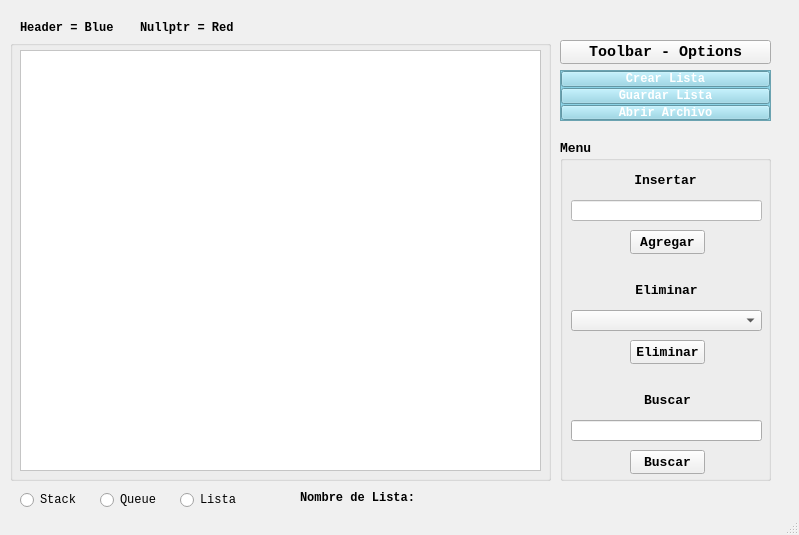
<?xml version="1.0" encoding="UTF-8"?>
<ui version="4.0">
 <class>MainWindowClass</class>
 <widget class="QMainWindow" name="MainWindowClass">
  <property name="geometry">
   <rect>
    <x>0</x>
    <y>0</y>
    <width>799</width>
    <height>535</height>
   </rect>
  </property>
  <property name="palette">
   <palette>
    <active>
     <colorrole role="WindowText">
      <brush brushstyle="SolidPattern">
       <color alpha="255">
        <red>0</red>
        <green>0</green>
        <blue>0</blue>
       </color>
      </brush>
     </colorrole>
     <colorrole role="Button">
      <brush brushstyle="SolidPattern">
       <color alpha="255">
        <red>236</red>
        <green>250</green>
        <blue>250</blue>
       </color>
      </brush>
     </colorrole>
     <colorrole role="Light">
      <brush brushstyle="SolidPattern">
       <color alpha="255">
        <red>175</red>
        <green>175</green>
        <blue>175</blue>
       </color>
      </brush>
     </colorrole>
     <colorrole role="Midlight">
      <brush brushstyle="SolidPattern">
       <color alpha="255">
        <red>245</red>
        <green>252</green>
        <blue>252</blue>
       </color>
      </brush>
     </colorrole>
     <colorrole role="Dark">
      <brush brushstyle="SolidPattern">
       <color alpha="255">
        <red>118</red>
        <green>125</green>
        <blue>125</blue>
       </color>
      </brush>
     </colorrole>
     <colorrole role="Mid">
      <brush brushstyle="SolidPattern">
       <color alpha="255">
        <red>157</red>
        <green>167</green>
        <blue>167</blue>
       </color>
      </brush>
     </colorrole>
     <colorrole role="Text">
      <brush brushstyle="SolidPattern">
       <color alpha="255">
        <red>0</red>
        <green>0</green>
        <blue>0</blue>
       </color>
      </brush>
     </colorrole>
     <colorrole role="BrightText">
      <brush brushstyle="SolidPattern">
       <color alpha="255">
        <red>255</red>
        <green>255</green>
        <blue>255</blue>
       </color>
      </brush>
     </colorrole>
     <colorrole role="ButtonText">
      <brush brushstyle="SolidPattern">
       <color alpha="255">
        <red>0</red>
        <green>0</green>
        <blue>0</blue>
       </color>
      </brush>
     </colorrole>
     <colorrole role="Base">
      <brush brushstyle="SolidPattern">
       <color alpha="255">
        <red>165</red>
        <green>221</green>
        <blue>227</blue>
       </color>
      </brush>
     </colorrole>
     <colorrole role="Window">
      <brush brushstyle="SolidPattern">
       <color alpha="255">
        <red>197</red>
        <green>255</green>
        <blue>255</blue>
       </color>
      </brush>
     </colorrole>
     <colorrole role="Shadow">
      <brush brushstyle="SolidPattern">
       <color alpha="255">
        <red>0</red>
        <green>0</green>
        <blue>0</blue>
       </color>
      </brush>
     </colorrole>
     <colorrole role="AlternateBase">
      <brush brushstyle="SolidPattern">
       <color alpha="255">
        <red>245</red>
        <green>252</green>
        <blue>252</blue>
       </color>
      </brush>
     </colorrole>
     <colorrole role="ToolTipBase">
      <brush brushstyle="SolidPattern">
       <color alpha="255">
        <red>255</red>
        <green>255</green>
        <blue>220</blue>
       </color>
      </brush>
     </colorrole>
     <colorrole role="ToolTipText">
      <brush brushstyle="SolidPattern">
       <color alpha="255">
        <red>0</red>
        <green>0</green>
        <blue>0</blue>
       </color>
      </brush>
     </colorrole>
     <colorrole role="PlaceholderText">
      <brush brushstyle="SolidPattern">
       <color alpha="127">
        <red>0</red>
        <green>0</green>
        <blue>0</blue>
       </color>
      </brush>
     </colorrole>
    </active>
    <inactive>
     <colorrole role="WindowText">
      <brush brushstyle="SolidPattern">
       <color alpha="255">
        <red>0</red>
        <green>0</green>
        <blue>0</blue>
       </color>
      </brush>
     </colorrole>
     <colorrole role="Button">
      <brush brushstyle="SolidPattern">
       <color alpha="255">
        <red>240</red>
        <green>240</green>
        <blue>240</blue>
       </color>
      </brush>
     </colorrole>
     <colorrole role="Light">
      <brush brushstyle="SolidPattern">
       <color alpha="255">
        <red>255</red>
        <green>255</green>
        <blue>255</blue>
       </color>
      </brush>
     </colorrole>
     <colorrole role="Midlight">
      <brush brushstyle="SolidPattern">
       <color alpha="255">
        <red>227</red>
        <green>227</green>
        <blue>227</blue>
       </color>
      </brush>
     </colorrole>
     <colorrole role="Dark">
      <brush brushstyle="SolidPattern">
       <color alpha="255">
        <red>160</red>
        <green>160</green>
        <blue>160</blue>
       </color>
      </brush>
     </colorrole>
     <colorrole role="Mid">
      <brush brushstyle="SolidPattern">
       <color alpha="255">
        <red>160</red>
        <green>160</green>
        <blue>160</blue>
       </color>
      </brush>
     </colorrole>
     <colorrole role="Text">
      <brush brushstyle="SolidPattern">
       <color alpha="255">
        <red>0</red>
        <green>0</green>
        <blue>0</blue>
       </color>
      </brush>
     </colorrole>
     <colorrole role="BrightText">
      <brush brushstyle="SolidPattern">
       <color alpha="255">
        <red>255</red>
        <green>255</green>
        <blue>255</blue>
       </color>
      </brush>
     </colorrole>
     <colorrole role="ButtonText">
      <brush brushstyle="SolidPattern">
       <color alpha="255">
        <red>0</red>
        <green>0</green>
        <blue>0</blue>
       </color>
      </brush>
     </colorrole>
     <colorrole role="Base">
      <brush brushstyle="SolidPattern">
       <color alpha="255">
        <red>255</red>
        <green>255</green>
        <blue>255</blue>
       </color>
      </brush>
     </colorrole>
     <colorrole role="Window">
      <brush brushstyle="SolidPattern">
       <color alpha="255">
        <red>240</red>
        <green>240</green>
        <blue>240</blue>
       </color>
      </brush>
     </colorrole>
     <colorrole role="Shadow">
      <brush brushstyle="SolidPattern">
       <color alpha="255">
        <red>105</red>
        <green>105</green>
        <blue>105</blue>
       </color>
      </brush>
     </colorrole>
     <colorrole role="AlternateBase">
      <brush brushstyle="SolidPattern">
       <color alpha="255">
        <red>245</red>
        <green>245</green>
        <blue>245</blue>
       </color>
      </brush>
     </colorrole>
     <colorrole role="ToolTipBase">
      <brush brushstyle="SolidPattern">
       <color alpha="255">
        <red>255</red>
        <green>255</green>
        <blue>220</blue>
       </color>
      </brush>
     </colorrole>
     <colorrole role="ToolTipText">
      <brush brushstyle="SolidPattern">
       <color alpha="255">
        <red>0</red>
        <green>0</green>
        <blue>0</blue>
       </color>
      </brush>
     </colorrole>
     <colorrole role="PlaceholderText">
      <brush brushstyle="SolidPattern">
       <color alpha="128">
        <red>0</red>
        <green>0</green>
        <blue>0</blue>
       </color>
      </brush>
     </colorrole>
    </inactive>
    <disabled>
     <colorrole role="WindowText">
      <brush brushstyle="SolidPattern">
       <color alpha="255">
        <red>118</red>
        <green>125</green>
        <blue>125</blue>
       </color>
      </brush>
     </colorrole>
     <colorrole role="Button">
      <brush brushstyle="SolidPattern">
       <color alpha="255">
        <red>236</red>
        <green>250</green>
        <blue>250</blue>
       </color>
      </brush>
     </colorrole>
     <colorrole role="Light">
      <brush brushstyle="SolidPattern">
       <color alpha="255">
        <red>175</red>
        <green>175</green>
        <blue>175</blue>
       </color>
      </brush>
     </colorrole>
     <colorrole role="Midlight">
      <brush brushstyle="SolidPattern">
       <color alpha="255">
        <red>245</red>
        <green>252</green>
        <blue>252</blue>
       </color>
      </brush>
     </colorrole>
     <colorrole role="Dark">
      <brush brushstyle="SolidPattern">
       <color alpha="255">
        <red>118</red>
        <green>125</green>
        <blue>125</blue>
       </color>
      </brush>
     </colorrole>
     <colorrole role="Mid">
      <brush brushstyle="SolidPattern">
       <color alpha="255">
        <red>157</red>
        <green>167</green>
        <blue>167</blue>
       </color>
      </brush>
     </colorrole>
     <colorrole role="Text">
      <brush brushstyle="SolidPattern">
       <color alpha="255">
        <red>118</red>
        <green>125</green>
        <blue>125</blue>
       </color>
      </brush>
     </colorrole>
     <colorrole role="BrightText">
      <brush brushstyle="SolidPattern">
       <color alpha="255">
        <red>255</red>
        <green>255</green>
        <blue>255</blue>
       </color>
      </brush>
     </colorrole>
     <colorrole role="ButtonText">
      <brush brushstyle="SolidPattern">
       <color alpha="255">
        <red>118</red>
        <green>125</green>
        <blue>125</blue>
       </color>
      </brush>
     </colorrole>
     <colorrole role="Base">
      <brush brushstyle="SolidPattern">
       <color alpha="255">
        <red>197</red>
        <green>255</green>
        <blue>255</blue>
       </color>
      </brush>
     </colorrole>
     <colorrole role="Window">
      <brush brushstyle="SolidPattern">
       <color alpha="255">
        <red>197</red>
        <green>255</green>
        <blue>255</blue>
       </color>
      </brush>
     </colorrole>
     <colorrole role="Shadow">
      <brush brushstyle="SolidPattern">
       <color alpha="255">
        <red>0</red>
        <green>0</green>
        <blue>0</blue>
       </color>
      </brush>
     </colorrole>
     <colorrole role="AlternateBase">
      <brush brushstyle="SolidPattern">
       <color alpha="255">
        <red>245</red>
        <green>245</green>
        <blue>245</blue>
       </color>
      </brush>
     </colorrole>
     <colorrole role="ToolTipBase">
      <brush brushstyle="SolidPattern">
       <color alpha="255">
        <red>255</red>
        <green>255</green>
        <blue>220</blue>
       </color>
      </brush>
     </colorrole>
     <colorrole role="ToolTipText">
      <brush brushstyle="SolidPattern">
       <color alpha="255">
        <red>0</red>
        <green>0</green>
        <blue>0</blue>
       </color>
      </brush>
     </colorrole>
     <colorrole role="PlaceholderText">
      <brush brushstyle="SolidPattern">
       <color alpha="128">
        <red>0</red>
        <green>0</green>
        <blue>0</blue>
       </color>
      </brush>
     </colorrole>
    </disabled>
   </palette>
  </property>
  <property name="font">
   <font>
    <family>Courier New</family>
   </font>
  </property>
  <property name="windowTitle">
   <string>Listas Enlazadas</string>
  </property>
  <property name="autoFillBackground">
   <bool>false</bool>
  </property>
  <property name="styleSheet">
   <string notr="true"/>
  </property>
  <widget class="QWidget" name="centralWidget">
   <widget class="QPushButton" name="butt_toolbar">
    <property name="geometry">
     <rect>
      <x>560</x>
      <y>40</y>
      <width>211</width>
      <height>24</height>
     </rect>
    </property>
    <property name="font">
     <font>
      <family>Courier New</family>
      <pointsize>11</pointsize>
      <italic>false</italic>
      <bold>true</bold>
     </font>
    </property>
    <property name="cursor">
     <cursorShape>PointingHandCursor</cursorShape>
    </property>
    <property name="styleSheet">
     <string notr="true"/>
    </property>
    <property name="text">
     <string>Toolbar - Options</string>
    </property>
   </widget>
   <widget class="QGroupBox" name="groupBox_menu">
    <property name="geometry">
     <rect>
      <x>560</x>
      <y>140</y>
      <width>211</width>
      <height>341</height>
     </rect>
    </property>
    <property name="palette">
     <palette>
      <active>
       <colorrole role="WindowText">
        <brush brushstyle="SolidPattern">
         <color alpha="255">
          <red>0</red>
          <green>0</green>
          <blue>0</blue>
         </color>
        </brush>
       </colorrole>
       <colorrole role="Button">
        <brush brushstyle="SolidPattern">
         <color alpha="255">
          <red>189</red>
          <green>189</green>
          <blue>189</blue>
         </color>
        </brush>
       </colorrole>
       <colorrole role="Light">
        <brush brushstyle="SolidPattern">
         <color alpha="255">
          <red>255</red>
          <green>255</green>
          <blue>255</blue>
         </color>
        </brush>
       </colorrole>
       <colorrole role="Midlight">
        <brush brushstyle="SolidPattern">
         <color alpha="255">
          <red>222</red>
          <green>222</green>
          <blue>222</blue>
         </color>
        </brush>
       </colorrole>
       <colorrole role="Dark">
        <brush brushstyle="SolidPattern">
         <color alpha="255">
          <red>94</red>
          <green>94</green>
          <blue>94</blue>
         </color>
        </brush>
       </colorrole>
       <colorrole role="Mid">
        <brush brushstyle="SolidPattern">
         <color alpha="255">
          <red>126</red>
          <green>126</green>
          <blue>126</blue>
         </color>
        </brush>
       </colorrole>
       <colorrole role="Text">
        <brush brushstyle="SolidPattern">
         <color alpha="255">
          <red>0</red>
          <green>0</green>
          <blue>0</blue>
         </color>
        </brush>
       </colorrole>
       <colorrole role="BrightText">
        <brush brushstyle="SolidPattern">
         <color alpha="255">
          <red>255</red>
          <green>255</green>
          <blue>255</blue>
         </color>
        </brush>
       </colorrole>
       <colorrole role="ButtonText">
        <brush brushstyle="SolidPattern">
         <color alpha="255">
          <red>0</red>
          <green>0</green>
          <blue>0</blue>
         </color>
        </brush>
       </colorrole>
       <colorrole role="Base">
        <brush brushstyle="SolidPattern">
         <color alpha="255">
          <red>255</red>
          <green>255</green>
          <blue>255</blue>
         </color>
        </brush>
       </colorrole>
       <colorrole role="Window">
        <brush brushstyle="SolidPattern">
         <color alpha="255">
          <red>189</red>
          <green>189</green>
          <blue>189</blue>
         </color>
        </brush>
       </colorrole>
       <colorrole role="Shadow">
        <brush brushstyle="SolidPattern">
         <color alpha="255">
          <red>0</red>
          <green>0</green>
          <blue>0</blue>
         </color>
        </brush>
       </colorrole>
       <colorrole role="AlternateBase">
        <brush brushstyle="SolidPattern">
         <color alpha="255">
          <red>222</red>
          <green>222</green>
          <blue>222</blue>
         </color>
        </brush>
       </colorrole>
       <colorrole role="ToolTipBase">
        <brush brushstyle="SolidPattern">
         <color alpha="255">
          <red>255</red>
          <green>255</green>
          <blue>220</blue>
         </color>
        </brush>
       </colorrole>
       <colorrole role="ToolTipText">
        <brush brushstyle="SolidPattern">
         <color alpha="255">
          <red>0</red>
          <green>0</green>
          <blue>0</blue>
         </color>
        </brush>
       </colorrole>
       <colorrole role="PlaceholderText">
        <brush brushstyle="SolidPattern">
         <color alpha="127">
          <red>0</red>
          <green>0</green>
          <blue>0</blue>
         </color>
        </brush>
       </colorrole>
      </active>
      <inactive>
       <colorrole role="WindowText">
        <brush brushstyle="SolidPattern">
         <color alpha="255">
          <red>0</red>
          <green>0</green>
          <blue>0</blue>
         </color>
        </brush>
       </colorrole>
       <colorrole role="Button">
        <brush brushstyle="SolidPattern">
         <color alpha="255">
          <red>240</red>
          <green>240</green>
          <blue>240</blue>
         </color>
        </brush>
       </colorrole>
       <colorrole role="Light">
        <brush brushstyle="SolidPattern">
         <color alpha="255">
          <red>255</red>
          <green>255</green>
          <blue>255</blue>
         </color>
        </brush>
       </colorrole>
       <colorrole role="Midlight">
        <brush brushstyle="SolidPattern">
         <color alpha="255">
          <red>227</red>
          <green>227</green>
          <blue>227</blue>
         </color>
        </brush>
       </colorrole>
       <colorrole role="Dark">
        <brush brushstyle="SolidPattern">
         <color alpha="255">
          <red>160</red>
          <green>160</green>
          <blue>160</blue>
         </color>
        </brush>
       </colorrole>
       <colorrole role="Mid">
        <brush brushstyle="SolidPattern">
         <color alpha="255">
          <red>160</red>
          <green>160</green>
          <blue>160</blue>
         </color>
        </brush>
       </colorrole>
       <colorrole role="Text">
        <brush brushstyle="SolidPattern">
         <color alpha="255">
          <red>0</red>
          <green>0</green>
          <blue>0</blue>
         </color>
        </brush>
       </colorrole>
       <colorrole role="BrightText">
        <brush brushstyle="SolidPattern">
         <color alpha="255">
          <red>255</red>
          <green>255</green>
          <blue>255</blue>
         </color>
        </brush>
       </colorrole>
       <colorrole role="ButtonText">
        <brush brushstyle="SolidPattern">
         <color alpha="255">
          <red>0</red>
          <green>0</green>
          <blue>0</blue>
         </color>
        </brush>
       </colorrole>
       <colorrole role="Base">
        <brush brushstyle="SolidPattern">
         <color alpha="255">
          <red>255</red>
          <green>255</green>
          <blue>255</blue>
         </color>
        </brush>
       </colorrole>
       <colorrole role="Window">
        <brush brushstyle="SolidPattern">
         <color alpha="255">
          <red>240</red>
          <green>240</green>
          <blue>240</blue>
         </color>
        </brush>
       </colorrole>
       <colorrole role="Shadow">
        <brush brushstyle="SolidPattern">
         <color alpha="255">
          <red>105</red>
          <green>105</green>
          <blue>105</blue>
         </color>
        </brush>
       </colorrole>
       <colorrole role="AlternateBase">
        <brush brushstyle="SolidPattern">
         <color alpha="255">
          <red>245</red>
          <green>245</green>
          <blue>245</blue>
         </color>
        </brush>
       </colorrole>
       <colorrole role="ToolTipBase">
        <brush brushstyle="SolidPattern">
         <color alpha="255">
          <red>255</red>
          <green>255</green>
          <blue>220</blue>
         </color>
        </brush>
       </colorrole>
       <colorrole role="ToolTipText">
        <brush brushstyle="SolidPattern">
         <color alpha="255">
          <red>0</red>
          <green>0</green>
          <blue>0</blue>
         </color>
        </brush>
       </colorrole>
       <colorrole role="PlaceholderText">
        <brush brushstyle="SolidPattern">
         <color alpha="128">
          <red>0</red>
          <green>0</green>
          <blue>0</blue>
         </color>
        </brush>
       </colorrole>
      </inactive>
      <disabled>
       <colorrole role="WindowText">
        <brush brushstyle="SolidPattern">
         <color alpha="255">
          <red>94</red>
          <green>94</green>
          <blue>94</blue>
         </color>
        </brush>
       </colorrole>
       <colorrole role="Button">
        <brush brushstyle="SolidPattern">
         <color alpha="255">
          <red>189</red>
          <green>189</green>
          <blue>189</blue>
         </color>
        </brush>
       </colorrole>
       <colorrole role="Light">
        <brush brushstyle="SolidPattern">
         <color alpha="255">
          <red>255</red>
          <green>255</green>
          <blue>255</blue>
         </color>
        </brush>
       </colorrole>
       <colorrole role="Midlight">
        <brush brushstyle="SolidPattern">
         <color alpha="255">
          <red>222</red>
          <green>222</green>
          <blue>222</blue>
         </color>
        </brush>
       </colorrole>
       <colorrole role="Dark">
        <brush brushstyle="SolidPattern">
         <color alpha="255">
          <red>94</red>
          <green>94</green>
          <blue>94</blue>
         </color>
        </brush>
       </colorrole>
       <colorrole role="Mid">
        <brush brushstyle="SolidPattern">
         <color alpha="255">
          <red>126</red>
          <green>126</green>
          <blue>126</blue>
         </color>
        </brush>
       </colorrole>
       <colorrole role="Text">
        <brush brushstyle="SolidPattern">
         <color alpha="255">
          <red>94</red>
          <green>94</green>
          <blue>94</blue>
         </color>
        </brush>
       </colorrole>
       <colorrole role="BrightText">
        <brush brushstyle="SolidPattern">
         <color alpha="255">
          <red>255</red>
          <green>255</green>
          <blue>255</blue>
         </color>
        </brush>
       </colorrole>
       <colorrole role="ButtonText">
        <brush brushstyle="SolidPattern">
         <color alpha="255">
          <red>94</red>
          <green>94</green>
          <blue>94</blue>
         </color>
        </brush>
       </colorrole>
       <colorrole role="Base">
        <brush brushstyle="SolidPattern">
         <color alpha="255">
          <red>189</red>
          <green>189</green>
          <blue>189</blue>
         </color>
        </brush>
       </colorrole>
       <colorrole role="Window">
        <brush brushstyle="SolidPattern">
         <color alpha="255">
          <red>189</red>
          <green>189</green>
          <blue>189</blue>
         </color>
        </brush>
       </colorrole>
       <colorrole role="Shadow">
        <brush brushstyle="SolidPattern">
         <color alpha="255">
          <red>0</red>
          <green>0</green>
          <blue>0</blue>
         </color>
        </brush>
       </colorrole>
       <colorrole role="AlternateBase">
        <brush brushstyle="SolidPattern">
         <color alpha="255">
          <red>245</red>
          <green>245</green>
          <blue>245</blue>
         </color>
        </brush>
       </colorrole>
       <colorrole role="ToolTipBase">
        <brush brushstyle="SolidPattern">
         <color alpha="255">
          <red>255</red>
          <green>255</green>
          <blue>220</blue>
         </color>
        </brush>
       </colorrole>
       <colorrole role="ToolTipText">
        <brush brushstyle="SolidPattern">
         <color alpha="255">
          <red>0</red>
          <green>0</green>
          <blue>0</blue>
         </color>
        </brush>
       </colorrole>
       <colorrole role="PlaceholderText">
        <brush brushstyle="SolidPattern">
         <color alpha="128">
          <red>0</red>
          <green>0</green>
          <blue>0</blue>
         </color>
        </brush>
       </colorrole>
      </disabled>
     </palette>
    </property>
    <property name="font">
     <font>
      <family>Courier New</family>
      <pointsize>10</pointsize>
      <bold>true</bold>
     </font>
    </property>
    <property name="styleSheet">
     <string notr="true"/>
    </property>
    <property name="title">
     <string>Menu</string>
    </property>
    <widget class="QLineEdit" name="txt_buscar">
     <property name="geometry">
      <rect>
       <x>11</x>
       <y>280</y>
       <width>191</width>
       <height>21</height>
      </rect>
     </property>
     <property name="styleSheet">
      <string notr="true"/>
     </property>
    </widget>
    <widget class="QLabel" name="label_buscar">
     <property name="geometry">
      <rect>
       <x>17</x>
       <y>250</y>
       <width>181</width>
       <height>20</height>
      </rect>
     </property>
     <property name="sizePolicy">
      <sizepolicy hsizetype="Minimum" vsizetype="Preferred">
       <horstretch>0</horstretch>
       <verstretch>0</verstretch>
      </sizepolicy>
     </property>
     <property name="styleSheet">
      <string notr="true"/>
     </property>
     <property name="text">
      <string>Buscar</string>
     </property>
     <property name="alignment">
      <set>Qt::AlignCenter</set>
     </property>
    </widget>
    <widget class="QPushButton" name="butt_buscar">
     <property name="geometry">
      <rect>
       <x>70</x>
       <y>310</y>
       <width>75</width>
       <height>24</height>
      </rect>
     </property>
     <property name="sizePolicy">
      <sizepolicy hsizetype="Minimum" vsizetype="Fixed">
       <horstretch>0</horstretch>
       <verstretch>0</verstretch>
      </sizepolicy>
     </property>
     <property name="cursor">
      <cursorShape>PointingHandCursor</cursorShape>
     </property>
     <property name="styleSheet">
      <string notr="true"/>
     </property>
     <property name="text">
      <string>Buscar</string>
     </property>
    </widget>
    <widget class="QComboBox" name="combo_eliminar">
     <property name="geometry">
      <rect>
       <x>11</x>
       <y>170</y>
       <width>191</width>
       <height>21</height>
      </rect>
     </property>
     <property name="cursor">
      <cursorShape>PointingHandCursor</cursorShape>
     </property>
     <property name="styleSheet">
      <string notr="true"/>
     </property>
    </widget>
    <widget class="QLabel" name="label_eliminar">
     <property name="geometry">
      <rect>
       <x>11</x>
       <y>140</y>
       <width>191</width>
       <height>20</height>
      </rect>
     </property>
     <property name="sizePolicy">
      <sizepolicy hsizetype="Minimum" vsizetype="Preferred">
       <horstretch>0</horstretch>
       <verstretch>0</verstretch>
      </sizepolicy>
     </property>
     <property name="styleSheet">
      <string notr="true"/>
     </property>
     <property name="text">
      <string>Eliminar</string>
     </property>
     <property name="alignment">
      <set>Qt::AlignCenter</set>
     </property>
    </widget>
    <widget class="QPushButton" name="butt_eliminar">
     <property name="geometry">
      <rect>
       <x>70</x>
       <y>200</y>
       <width>75</width>
       <height>24</height>
      </rect>
     </property>
     <property name="sizePolicy">
      <sizepolicy hsizetype="Minimum" vsizetype="Fixed">
       <horstretch>0</horstretch>
       <verstretch>0</verstretch>
      </sizepolicy>
     </property>
     <property name="cursor">
      <cursorShape>PointingHandCursor</cursorShape>
     </property>
     <property name="styleSheet">
      <string notr="true"/>
     </property>
     <property name="text">
      <string>Eliminar</string>
     </property>
    </widget>
    <widget class="QLabel" name="label_insertar">
     <property name="geometry">
      <rect>
       <x>10</x>
       <y>30</y>
       <width>191</width>
       <height>20</height>
      </rect>
     </property>
     <property name="sizePolicy">
      <sizepolicy hsizetype="Minimum" vsizetype="Preferred">
       <horstretch>0</horstretch>
       <verstretch>0</verstretch>
      </sizepolicy>
     </property>
     <property name="styleSheet">
      <string notr="true"/>
     </property>
     <property name="text">
      <string>Insertar</string>
     </property>
     <property name="alignment">
      <set>Qt::AlignCenter</set>
     </property>
    </widget>
    <widget class="QLineEdit" name="txt_insertar">
     <property name="geometry">
      <rect>
       <x>11</x>
       <y>60</y>
       <width>191</width>
       <height>21</height>
      </rect>
     </property>
     <property name="sizePolicy">
      <sizepolicy hsizetype="Expanding" vsizetype="Fixed">
       <horstretch>0</horstretch>
       <verstretch>0</verstretch>
      </sizepolicy>
     </property>
     <property name="styleSheet">
      <string notr="true">background-color: rgb(255, 255, 255);</string>
     </property>
    </widget>
    <widget class="QPushButton" name="butt_agregar">
     <property name="enabled">
      <bool>true</bool>
     </property>
     <property name="geometry">
      <rect>
       <x>70</x>
       <y>90</y>
       <width>75</width>
       <height>24</height>
      </rect>
     </property>
     <property name="sizePolicy">
      <sizepolicy hsizetype="Minimum" vsizetype="Fixed">
       <horstretch>0</horstretch>
       <verstretch>0</verstretch>
      </sizepolicy>
     </property>
     <property name="baseSize">
      <size>
       <width>0</width>
       <height>0</height>
      </size>
     </property>
     <property name="cursor">
      <cursorShape>PointingHandCursor</cursorShape>
     </property>
     <property name="layoutDirection">
      <enum>Qt::LeftToRight</enum>
     </property>
     <property name="styleSheet">
      <string notr="true"/>
     </property>
     <property name="text">
      <string>Agregar</string>
     </property>
    </widget>
   </widget>
   <widget class="QFrame" name="frame_opciones">
    <property name="enabled">
     <bool>true</bool>
    </property>
    <property name="geometry">
     <rect>
      <x>560</x>
      <y>70</y>
      <width>211</width>
      <height>51</height>
     </rect>
    </property>
    <property name="styleSheet">
     <string notr="true">background-color: rgb(211, 211, 211);
background-color: rgb(139, 211, 230);</string>
    </property>
    <property name="frameShape">
     <enum>QFrame::StyledPanel</enum>
    </property>
    <property name="frameShadow">
     <enum>QFrame::Raised</enum>
    </property>
    <layout class="QVBoxLayout" name="verticalLayout">
     <property name="spacing">
      <number>1</number>
     </property>
     <property name="leftMargin">
      <number>0</number>
     </property>
     <property name="topMargin">
      <number>0</number>
     </property>
     <property name="rightMargin">
      <number>0</number>
     </property>
     <property name="bottomMargin">
      <number>0</number>
     </property>
     <item>
      <widget class="QPushButton" name="butt_crear_lista">
       <property name="enabled">
        <bool>true</bool>
       </property>
       <property name="font">
        <font>
         <family>Courier New</family>
         <bold>true</bold>
        </font>
       </property>
       <property name="cursor">
        <cursorShape>PointingHandCursor</cursorShape>
       </property>
       <property name="styleSheet">
        <string notr="true">color: rgb(255, 255, 255);
</string>
       </property>
       <property name="text">
        <string>Crear Lista</string>
       </property>
      </widget>
     </item>
     <item>
      <widget class="QPushButton" name="butt_guardar_lista">
       <property name="font">
        <font>
         <family>Courier New</family>
         <bold>true</bold>
        </font>
       </property>
       <property name="cursor">
        <cursorShape>PointingHandCursor</cursorShape>
       </property>
       <property name="styleSheet">
        <string notr="true">color: rgb(255, 255, 255);

</string>
       </property>
       <property name="text">
        <string>Guardar Lista</string>
       </property>
      </widget>
     </item>
     <item>
      <widget class="QPushButton" name="butt_editar_lista">
       <property name="font">
        <font>
         <family>Courier New</family>
         <bold>true</bold>
        </font>
       </property>
       <property name="cursor">
        <cursorShape>PointingHandCursor</cursorShape>
       </property>
       <property name="styleSheet">
        <string notr="true">color: rgb(255, 255, 255);

</string>
       </property>
       <property name="text">
        <string>Abrir Archivo</string>
       </property>
      </widget>
     </item>
    </layout>
   </widget>
   <widget class="QLabel" name="label_archivo">
    <property name="geometry">
     <rect>
      <x>420</x>
      <y>490</y>
      <width>101</width>
      <height>16</height>
     </rect>
    </property>
    <property name="text">
     <string/>
    </property>
   </widget>
   <widget class="QLabel" name="label_insertar_2">
    <property name="geometry">
     <rect>
      <x>300</x>
      <y>490</y>
      <width>121</width>
      <height>16</height>
     </rect>
    </property>
    <property name="font">
     <font>
      <family>Courier New</family>
      <bold>true</bold>
     </font>
    </property>
    <property name="styleSheet">
     <string notr="true"/>
    </property>
    <property name="text">
     <string>Nombre de Lista:</string>
    </property>
   </widget>
   <widget class="QGroupBox" name="groupBox">
    <property name="geometry">
     <rect>
      <x>10</x>
      <y>40</y>
      <width>541</width>
      <height>441</height>
     </rect>
    </property>
    <property name="cursor">
     <cursorShape>ForbiddenCursor</cursorShape>
    </property>
    <property name="styleSheet">
     <string notr="true"/>
    </property>
    <property name="title">
     <string/>
    </property>
    <widget class="QFrame" name="frame_view">
     <property name="geometry">
      <rect>
       <x>10</x>
       <y>10</y>
       <width>521</width>
       <height>421</height>
      </rect>
     </property>
     <property name="styleSheet">
      <string notr="true">background-color: rgb(211, 211, 211);
background-color: rgb(255, 255, 255);</string>
     </property>
     <property name="frameShape">
      <enum>QFrame::StyledPanel</enum>
     </property>
     <property name="frameShadow">
      <enum>QFrame::Raised</enum>
     </property>
     <widget class="QScrollArea" name="scroll_view">
      <property name="geometry">
       <rect>
        <x>0</x>
        <y>0</y>
        <width>521</width>
        <height>421</height>
       </rect>
      </property>
      <property name="widgetResizable">
       <bool>true</bool>
      </property>
      <widget class="QWidget" name="scroll_content">
       <property name="geometry">
        <rect>
         <x>0</x>
         <y>0</y>
         <width>519</width>
         <height>419</height>
        </rect>
       </property>
       <widget class="QWidget" name="verticalLayoutWidget">
        <property name="geometry">
         <rect>
          <x>10</x>
          <y>10</y>
          <width>501</width>
          <height>401</height>
         </rect>
        </property>
        <layout class="QVBoxLayout" name="layout">
         <property name="spacing">
          <number>20</number>
         </property>
         <property name="sizeConstraint">
          <enum>QLayout::SetNoConstraint</enum>
         </property>
         <property name="leftMargin">
          <number>200</number>
         </property>
         <property name="topMargin">
          <number>10</number>
         </property>
         <property name="rightMargin">
          <number>200</number>
         </property>
         <property name="bottomMargin">
          <number>10</number>
         </property>
         <item>
          <spacer name="verticalSpacer">
           <property name="orientation">
            <enum>Qt::Vertical</enum>
           </property>
           <property name="sizeType">
            <enum>QSizePolicy::Expanding</enum>
           </property>
           <property name="sizeHint" stdset="0">
            <size>
             <width>20</width>
             <height>40</height>
            </size>
           </property>
          </spacer>
         </item>
        </layout>
       </widget>
      </widget>
     </widget>
    </widget>
   </widget>
   <widget class="QRadioButton" name="rb_stack">
    <property name="geometry">
     <rect>
      <x>20</x>
      <y>490</y>
      <width>89</width>
      <height>20</height>
     </rect>
    </property>
    <property name="cursor">
     <cursorShape>PointingHandCursor</cursorShape>
    </property>
    <property name="text">
     <string>Stack</string>
    </property>
   </widget>
   <widget class="QRadioButton" name="rb_queue">
    <property name="geometry">
     <rect>
      <x>100</x>
      <y>490</y>
      <width>89</width>
      <height>20</height>
     </rect>
    </property>
    <property name="cursor">
     <cursorShape>PointingHandCursor</cursorShape>
    </property>
    <property name="text">
     <string>Queue</string>
    </property>
   </widget>
   <widget class="QRadioButton" name="rb_listaEnlazada">
    <property name="geometry">
     <rect>
      <x>180</x>
      <y>490</y>
      <width>89</width>
      <height>20</height>
     </rect>
    </property>
    <property name="cursor">
     <cursorShape>PointingHandCursor</cursorShape>
    </property>
    <property name="text">
     <string>Lista</string>
    </property>
   </widget>
   <widget class="QLabel" name="label">
    <property name="geometry">
     <rect>
      <x>20</x>
      <y>20</y>
      <width>151</width>
      <height>16</height>
     </rect>
    </property>
    <property name="palette">
     <palette>
      <active>
       <colorrole role="Window">
        <brush brushstyle="SolidPattern">
         <color alpha="255">
          <red>255</red>
          <green>255</green>
          <blue>255</blue>
         </color>
        </brush>
       </colorrole>
      </active>
      <inactive>
       <colorrole role="Window">
        <brush brushstyle="SolidPattern">
         <color alpha="255">
          <red>240</red>
          <green>240</green>
          <blue>240</blue>
         </color>
        </brush>
       </colorrole>
      </inactive>
      <disabled>
       <colorrole role="Window">
        <brush brushstyle="SolidPattern">
         <color alpha="255">
          <red>255</red>
          <green>255</green>
          <blue>255</blue>
         </color>
        </brush>
       </colorrole>
      </disabled>
     </palette>
    </property>
    <property name="font">
     <font>
      <family>Courier New</family>
      <bold>true</bold>
     </font>
    </property>
    <property name="text">
     <string>Header = Blue</string>
    </property>
   </widget>
   <widget class="QLabel" name="label_2">
    <property name="geometry">
     <rect>
      <x>140</x>
      <y>20</y>
      <width>101</width>
      <height>16</height>
     </rect>
    </property>
    <property name="font">
     <font>
      <family>Courier New</family>
      <bold>true</bold>
     </font>
    </property>
    <property name="text">
     <string>Nullptr = Red</string>
    </property>
   </widget>
  </widget>
  <widget class="QStatusBar" name="statusBar"/>
  <action name="actionCrear_Lista">
   <property name="text">
    <string>Crear Lista</string>
   </property>
  </action>
  <action name="actionEditar_Lista">
   <property name="text">
    <string>Editar Lista (abrir)</string>
   </property>
  </action>
  <action name="actionGuardar_Lista">
   <property name="text">
    <string>Guardar Lista</string>
   </property>
  </action>
 </widget>
 <layoutdefault spacing="6" margin="11"/>
 <resources>
  <include location="MainWindow.qrc"/>
 </resources>
 <connections/>
</ui>
